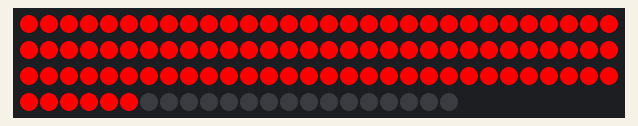
This sketch was run on a simulated Arduino Uno, built with avr-gcc and run on an emulated ATmega328P. Shown: 112 RGB LEDs in strip order, left to right, continuing on the next row.

Above: at 0.1 s.

The sketch:

SevenSegment.ino
```cpp
// Define the segments
const byte a = 0;
const byte b = 1;
const byte c = 2;
const byte d = 3;
const byte e = 4;
const byte f = 5;
const byte g = 6;
const byte dp = 7;

#define LED_green CRGB::Green
#define LED_red CRGB::Red

#include <FastLED.h>
#include <SoftwareSerial.h>

CRGB leds[112];
// Create a multidimensional array to store the state of each segment
bool segments[10][7] = {
  // a  b  c  d  e  f  g
  { 1, 1, 1, 1, 1, 1, 0 }, // 0
  { 0, 0, 1, 1, 0, 0, 0 }, // 1
  { 0, 1, 1, 0, 1, 1, 1 }, // 2
  { 0, 1, 1, 1, 1, 0, 1}, // 3
  { 1, 0, 1, 1, 0, 0, 1 }, // 4
  { 1, 1, 0, 1, 1, 0, 1}, // 5
  { 1, 1, 0, 1, 1, 1, 1}, // 6
  { 0, 1, 1, 1, 0, 0, 0}, // 7
  { 1, 1, 1, 1, 1, 1, 1 }, // 8
  { 1, 1, 1, 1, 1, 0, 1 }  // 9
};
/*bool segments[2][56] = {
  // a  b  c  d  e  f  g
  { 1, 1, 1, 1, 1, 1, 0, 0, 0, 1, 1, 0, 0, 0, 0, 1, 1, 0, 1, 1, 1, 0, 1, 1, 1, 1, 0, 1, 1, 0, 1, 1, 0, 0, 1 }, // 0
  { 1, 1, 0, 1, 1, 0, 1, 1, 1, 0, 1, 1, 1, 1, 0, 1, 1, 1, 0, 0, 0, 1, 1, 1, 1, 1, 1, 1, 1, 1, 1, 1, 1, 0, 1 }  // 1
};*/

void setDigit(int strip,int digit) {
  // clear all the segments
  for (byte j = 0 + 56 *(strip-1); j < 56 * 2;j++){
    leds[j] = CRGB::Black;
  }

  // light up the appropriate segments
  for (byte i = 0; i < 8; i++) {
    if (segments[digit][i]) { // if this LED is not lit
      for (byte j = (i * 8) * strip ; j < ((i*8)+8) * strip; j++){ // lights up all the appropriate LEDs
        leds[j] = CRGB::Red;
      }
    }
  }


  // update the LEDs
  FastLED.show();
}
void setup(){
  // set up the serial
  Serial.begin(9600);
  // set up the NeoPixel LEDs
  FastLED.addLeds<NEOPIXEL, 2>(leds,112);
}
void loop(){
  /*if(Serial.available()){
    int num_input = Serial.parseInt(); // stores the latest number entered into the serial
    int tens = num_input/10; // stores the digit in the tens place
    int ones = num_input % 10; // stores the digit in the ones place
    setDigit(2,ones); // sets the second strip LEDs to the digit in the ones place
    setDigit(1,tens); // sets the first strip LEDs to the digit in the tens place
  }*/
  for (int i = 0; i <= 9; i++) { // test loop that counts from zero to nine on the first strip
    //for (int j = 1; j <= 9; j++) {
      setDigit(1, i); // set the first strip to i
      for (int j = 0; j <= 9; i++) { // test loop that counts from zero to nine on the first strip
        setDigit(2, j); // set the first strip to j
      }
      delay(1000); // wait one second before switching to the next number
    }
}
```
